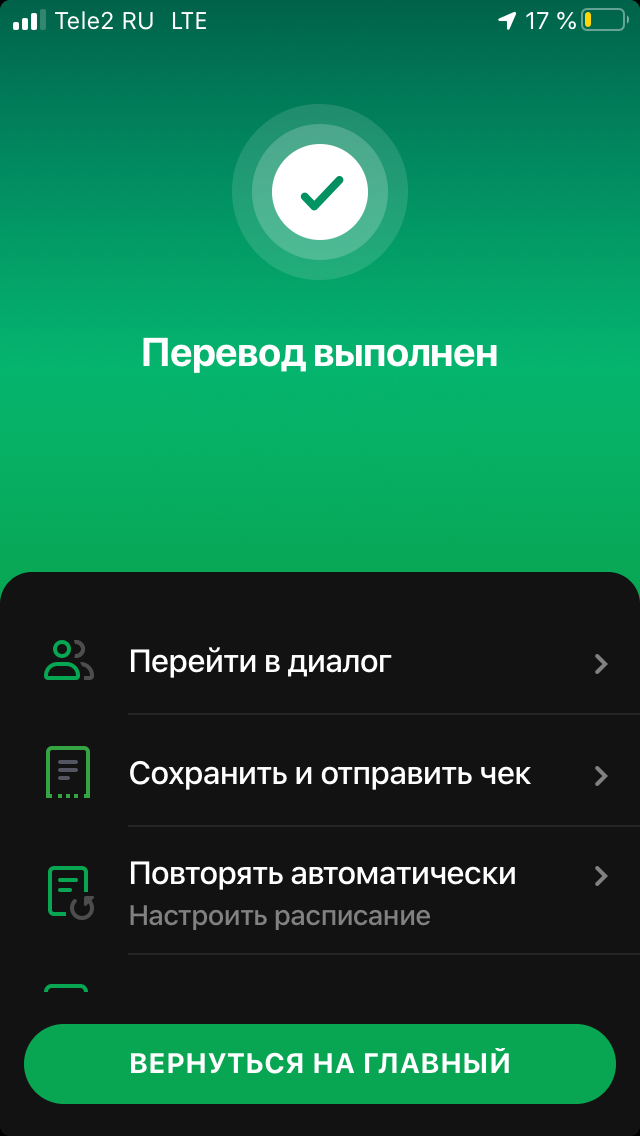
#> input picture resources/fs.png, 640 x 1136 px
$ python -i demotivatorCreator.py   (imports and definitions only)   (older library calls are emulated)
#> lines starting #> are read from the running program, lines starting #| are printed output that depends on the picture
#> in demotivatorCreator, pic is the input picture: PIL image 640x1136 RGBA; mean R, G, B, A 19.8, 101.6, 68.9, 255
from resources.links import     \
	pathToFontTimes, pathToFontArial                  #

import re

from time import time
from typing import          \
	Tuple                   #

from PIL import Image, ImageDraw, ImageFont


# Принимает 2 числа, возвращает кортеж из их целых составляющих
def intBox(*numbers: float) -> Tuple[int]:
	return tuple(int(num) for num in numbers)


# Обрезает с каждой стороны изображения *padding* пикселей
def cropImage(image: Image, padding: int) -> Image:
	return image.copy().crop(intBox(padding, padding, image.width - padding, image.height - padding))


# Подгоняет отношение сторон и размер изображения под приемлимые значения
def picException(pic: Image) -> Image:
	height = pic.height
#> height = 1136
	width = pic.width
#> width = 640

	# TODO: Сделать ограничение по максимальному
	#  размеру изображения для экономии ресурсов

	# Приведение к минимальному допустимому размеру
	minSizeOfSidePix: int = 300  # Минимальный размер картинки внутри демотиватора в пикселях
	if height < minSizeOfSidePix and width < minSizeOfSidePix:
		resizeCoeff = minSizeOfSidePix / min(width, height)

		width = int(resizeCoeff * width)
		height = int(resizeCoeff * height)
		pic = pic.resize((width, height), resample=Image.BICUBIC)

	# Приведение к допустимому соотношению сторон
	maxAspectRatio = 4 / 3  # Максимальное соотношение сторон
	if width / height > maxAspectRatio or height / width > maxAspectRatio:
		if width == max(width, height):
			height = int(width / maxAspectRatio)
		else:
			width = int(height / maxAspectRatio)
#> width = 852

		pic = pic.resize((width, height), resample=Image.BICUBIC)
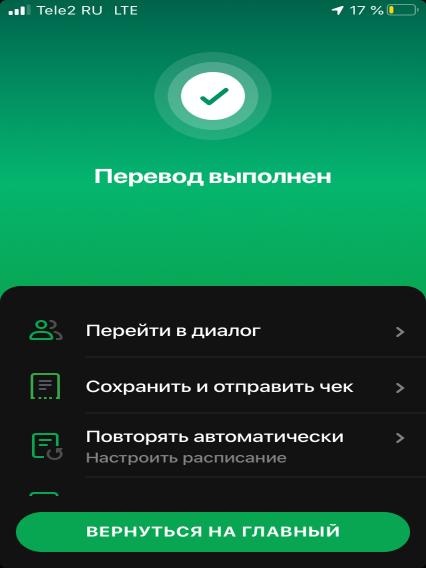
#> pic: PIL image 852x1136 RGBA (shown at 1/2 size); mean R, G, B, A 19.8, 101.6, 68.8, 255

	return pic


# Переносит с n-ного слова с конца на новую строку
def textLineBreak(text: str, n: int) -> str:
	temp = text[::-1].replace('\n', ' ').replace(' ', '\n', n).replace('\n', ' ', n - 1)
	return temp[::-1]


# Удаление лишних пробелов
def textPreparation(text: str) -> str:
	text = re.sub(r'\s{2,}', ' ', text)
	return text.strip()


# Проверка, является ли изображением, обрабатываемым PIL
# [105 lines left out: functions isPic, tryToMatchTextWidthByFontSize, minimizingTextWidthByLiningChange, textException, not called in this run]


def getBackWidthFromPicWidth(picWidth: int) -> int:
	padding: float = 1 / 8  # отступ (от размера изображения по каждой из сторон)
	paddingXPx: int = int(picWidth * padding)

	return picWidth + paddingXPx * 2


# Функция создания картинки подписи
# [82 lines left out: functions txtPicCreator, frameCreator, not called in this run]


# Если Х меньше нуля, возвращает 1
def atLeastOne(x: float) -> int:
	return int(x) if x >= 1 else 1


# Основная функция создания демотиватора
def demotivatorCreator(picPath: str, headerTxt: str=None, subtitleTxt: str=None, txtPic: Image = None) -> Image:
	pic = Image.open(picPath)

	pic = picException(pic)
	picWidth, picHeight = pic.size
#> picWidth = 852; picHeight = 1136

	backWidth = getBackWidthFromPicWidth(picWidth)
#> backWidth = 1064
	paddingXPx = int((backWidth - picWidth) / 2)
#> paddingXPx = 106

	padding = paddingXPx / backWidth
#> padding = 0.0996
	paddingYPx = int(picHeight * padding)
#> paddingYPx = 113

	if not txtPic:
		headerTxt = textPreparation(headerTxt)
		subtitleTxt = textPreparation(subtitleTxt)

		try:
			txtPic = txtPicCreator(hTxt=headerTxt, subTxt=subtitleTxt, picWidth=backWidth)
		except ValueError as exceptiopn:
			raise exceptiopn

	else:
		backWidth = txtPic.width

	backSize = intBox(backWidth, picHeight + paddingYPx + txtPic.height)
	background = Image.new('RGB', backSize, (0, 0, 0))
# print("back", backWidth)

	frameSize = atLeastOne(min(background.width, background.height) / 250)
	frame = frameCreator(pic.size, frameSize)

	frameBox = intBox(paddingXPx - frameSize * 4, paddingYPx - frameSize * 4,
	            paddingXPx - frameSize * 4 + frame.size[0], paddingYPx - frameSize * 4 + frame.size[1])

	background.paste(txtPic, (0, picHeight + paddingYPx))
	background.paste(frame, frameBox)
	background.paste(pic, (paddingXPx, paddingYPx, paddingXPx + picWidth, paddingYPx + picHeight))

	photoPath = str(time()) + ".jpg"
	background.save(photoPath)

	return photoPath

#> (the run stopped early here; a loop or call above may not have finished)
